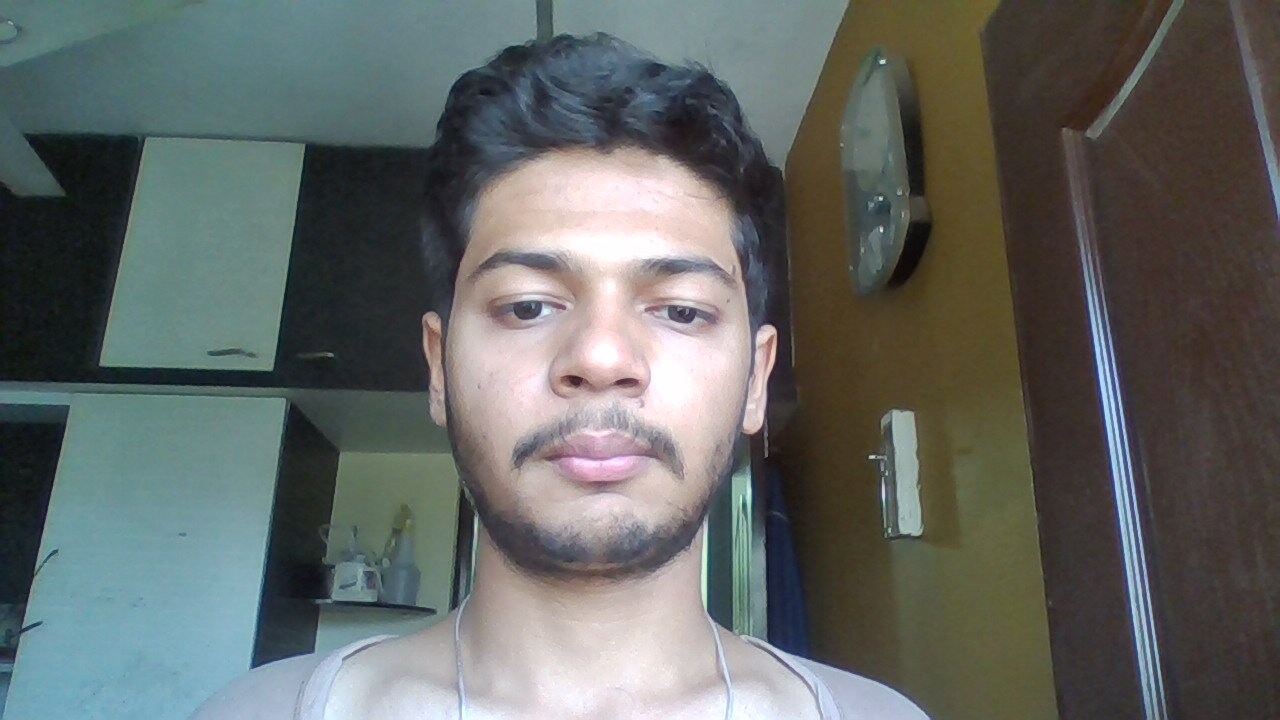
#> input picture images/Train/6.jpg, 1280 x 720 px; the run also reads 1 picture not shown here
$ jupyter execute --allow-errors Experiment.ipynb
#> lines starting #> are read from the running program, lines starting #| are printed output that depends on the picture
### utils/encoder.py
import os
import tensorflow as tf
import cv2
from tensorflow import keras


class Encoder:
    def __init__(self, model_path:str='model.keras'):
        if not os.path.isfile(model_path):
            raise Exception(f"File: '{model_path}' doesn't exist.")
        try:
            self.model = keras.models.load_model('model.keras')
        except Exception as e:
            print(f"Unable to load file: \n{e}")

    # [58 lines left out: functions get_faceboxes, _resize_imgs, preprocess, encode, not called in this run]

### Experiment.ipynb
[cell 1]
import cv2
import matplotlib.pyplot as plt
import numpy as np
import pandas as pd
import tensorflow as tf
from PIL import Image

## Extract Faces

[cell 2]
# def skin_filter(img):
#     '''
#     Hightlight skin color and other colors are made black

#     Arg:
#         img ndarray()
#     Returns:
#         skin_mask ndarray()
#     '''
#     hsv_image = cv2.cvtColor(img, cv2.COLOR_RGB2HSV)

#     lower_skin = np.array([0, 20, 70], dtype=np.uint8)
#     upper_skin = np.array([20, 255, 255], dtype=np.uint8)

#     skin_mask = cv2.inRange(hsv_image, lower_skin, upper_skin)
#     skin = cv2.bitwise_and(img, img, mask=skin_mask)
#     skin_mask= cv2.cvtColor(skin, cv2.COLOR_BGR2RGB)
#     return skin_mask

def extract_faces(img: np.ndarray):
    '''
    Return list of face bounding box coordinates with eye coordinates

    Args:
        img: numpy.ndrray() assuming input image is rgb format
    Returns:
        faces: numpy.ndrray(n, 4): where n is no of faces presetn in the image
    '''
    # img = skin_filter(img)

    gray_image = cv2.cvtColor(img, cv2.COLOR_RGB2GRAY)
    gray_image = cv2.GaussianBlur(gray_image, (5, 5), 0)
    gray_image = cv2.equalizeHist(gray_image)
    face_classifier = cv2.CascadeClassifier(
        cv2.data.haarcascades + "haarcascade_frontalface_default.xml"
    )


    face_boxes = face_classifier.detectMultiScale(
        gray_image, scaleFactor=1.2, minNeighbors=5, minSize=(100, 100)
    )

    return face_boxes

# Test
# imagePath = "images/Test/3.jpg"
imagePath = "images/Train/6.jpg"
img_temp = cv2.imread(imagePath)
#> img_temp is the input picture: shape (720, 1280, 3); mean B, G, R 100.2, 103, 98.9
img_temp = cv2.cvtColor(img_temp, cv2.COLOR_BGR2RGB)

ans = extract_faces(img_temp)
#> in extract_faces, `face_boxes = face_classifier.detectMultiScale( gray_image, scaleFactor..`: face_boxes = [[406, 146, 395, 395]]
#> ans = [[406, 146, 395, 395]]
print(f"No. of faces: {len(ans)}")
#| No. of faces: 1
for x,y,w,h in ans:
    cv2.rectangle(img_temp, (x, y), (x + w, y + h), (0, 255, 0), 10)
#> this loop made 1 pass
#> img_temp: shape (720, 1280, 3); mean R, G, B 97.6, 106.5, 98.9


plt.imshow(img_temp)
plt.show()

## Face aligment
- Will work on later

## Resize images

[cell 3]
def resize(boxes: np.ndarray, img: np.ndarray, size=(224, 224)):
    '''
    Returns resized images of size 224 by 224

    Args:
        boxes ndrray(n, 4): n is number of faces and each face has [x, y, w, h]
        img ndrray(): image with faces
        size tuple(h, w)
    Return:
        imgs tensor(n, 224, 224, 3)
    '''
    faces = []
    for (x,y,w,h) in boxes:
        face = img[y:y+h+1, x: x+w+1, :]
        face = tf.image.resize(face, size)
        faces.append(face)

    faces = tf.stack(faces)
    return faces

# test
imagePath = "Trash/aditya3.jpg"
img_temp = cv2.imread(imagePath)
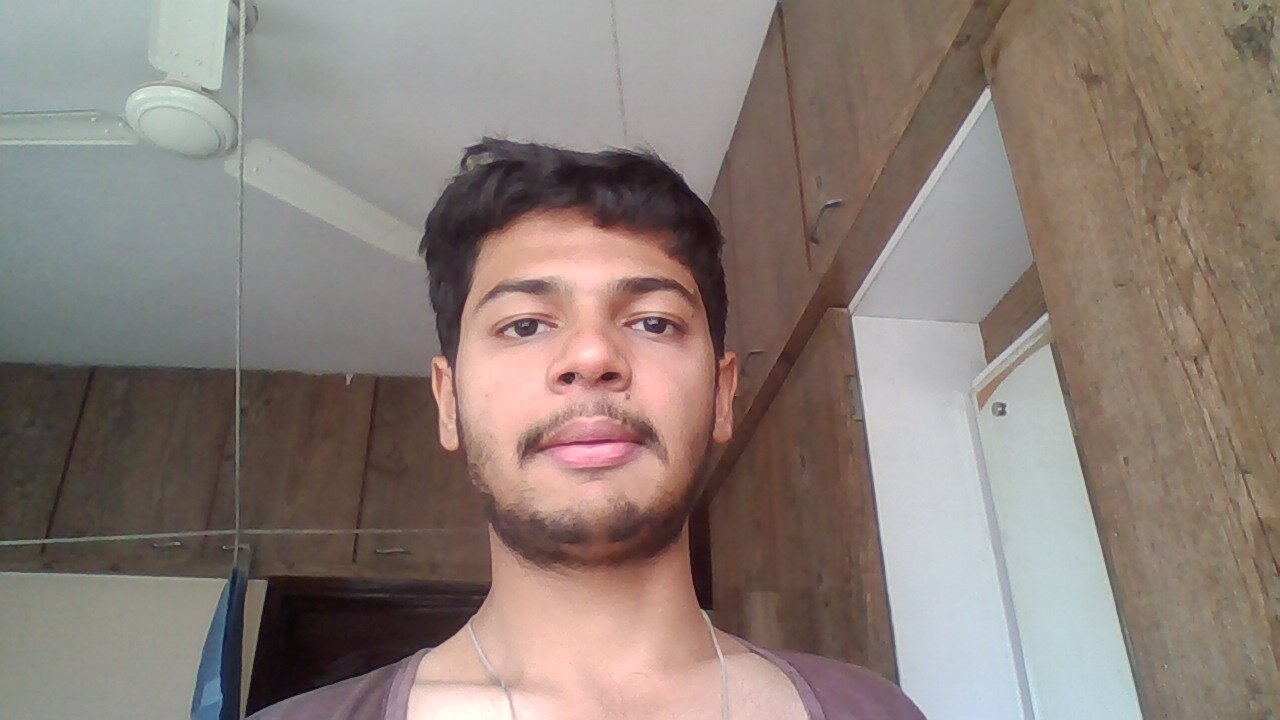
#> input picture Trash/aditya3.jpg, 1280 x 720 px
#> img_temp is the input picture: shape (720, 1280, 3); mean B, G, R 119.7, 126.4, 139.6
img_temp = cv2.cvtColor(img_temp, cv2.COLOR_BGR2RGB)

ans = extract_faces(img_temp)
#> ans = [[428, 195, 317, 317]]
print(f"No. of faces: {len(ans)}")
#| No. of faces: 1
#> (the rest of this cell did not finish here and is left out)

#> the loop in resize, `for (x,y,w,h) in boxes:` made 1 pass
#> pass 1, in resize, `face = img[y:y+h+1, x: x+w+1, :]`:
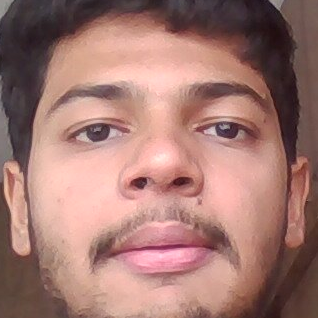
#> face: shape (318, 318, 3); mean R, G, B 163.6, 121.3, 114
#> after the loop in resize, `for (x,y,w,h) in boxes:`: faces = []
plt.imshow(faces[0]/255)
faces.shape

## Preprocessing pipeline

[cell 4]
def preprocess_pipe(img: np.ndarray):
    '''
    Do face extraction and resizeing the image in one go. Assuming the image is rgb format.

    Args:
        img ndarray(): image must be in RGB fromat
    Returns:
        face_imgs
    '''

    face_boxes = extract_faces(img)
    face_imgs = resize(face_boxes, img, size=(224, 224))

    return face_imgs

# test
img_temp = cv2.imread('Trash/person.jpg')
img_temp = cv2.cvtColor(img_temp, cv2.COLOR_BGR2RGB)
img_temp2 = cv2.imread('Trash/aditya2.jpg')
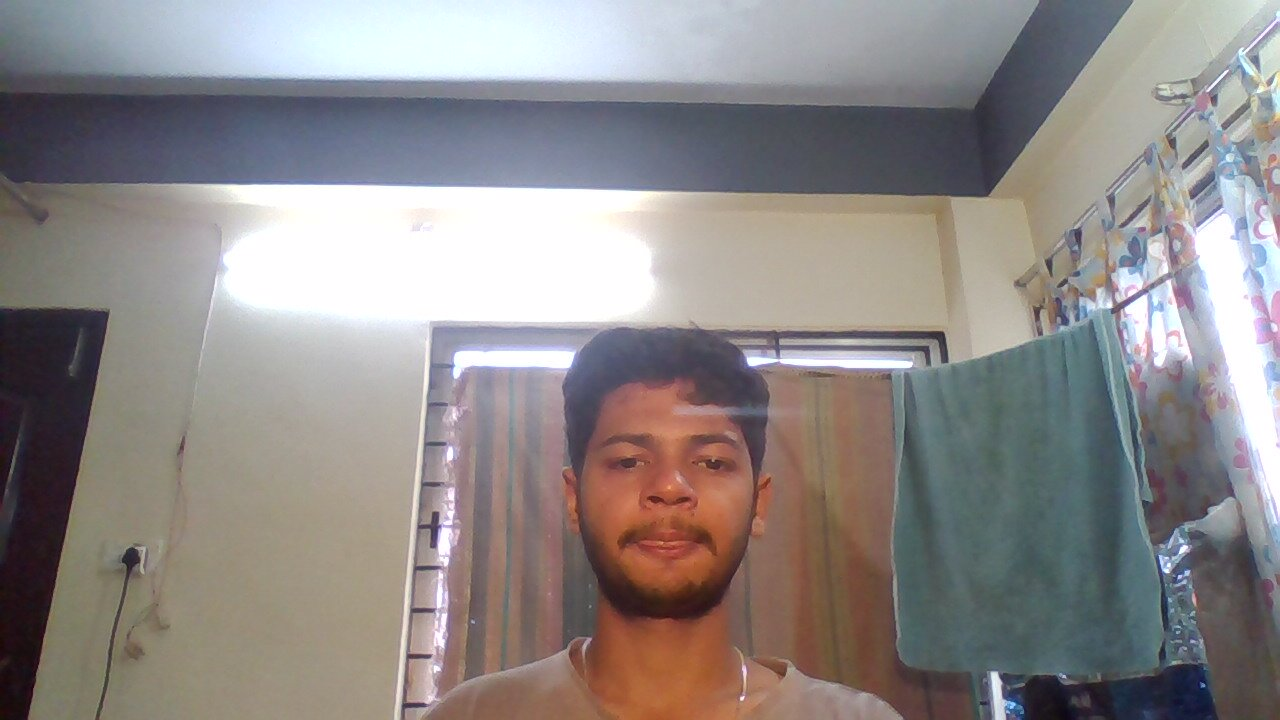
#> input picture Trash/aditya2.jpg, 1280 x 720 px
#> img_temp2 is the input picture: shape (720, 1280, 3); mean B, G, R 136.5, 137.6, 143
img_temp2 = cv2.cvtColor(img_temp2, cv2.COLOR_BGR2RGB)


#> (the rest of this cell did not finish here and is left out)

#> in extract_faces (call 3), `gray_image = cv2.equalizeHist(gray_image)`:
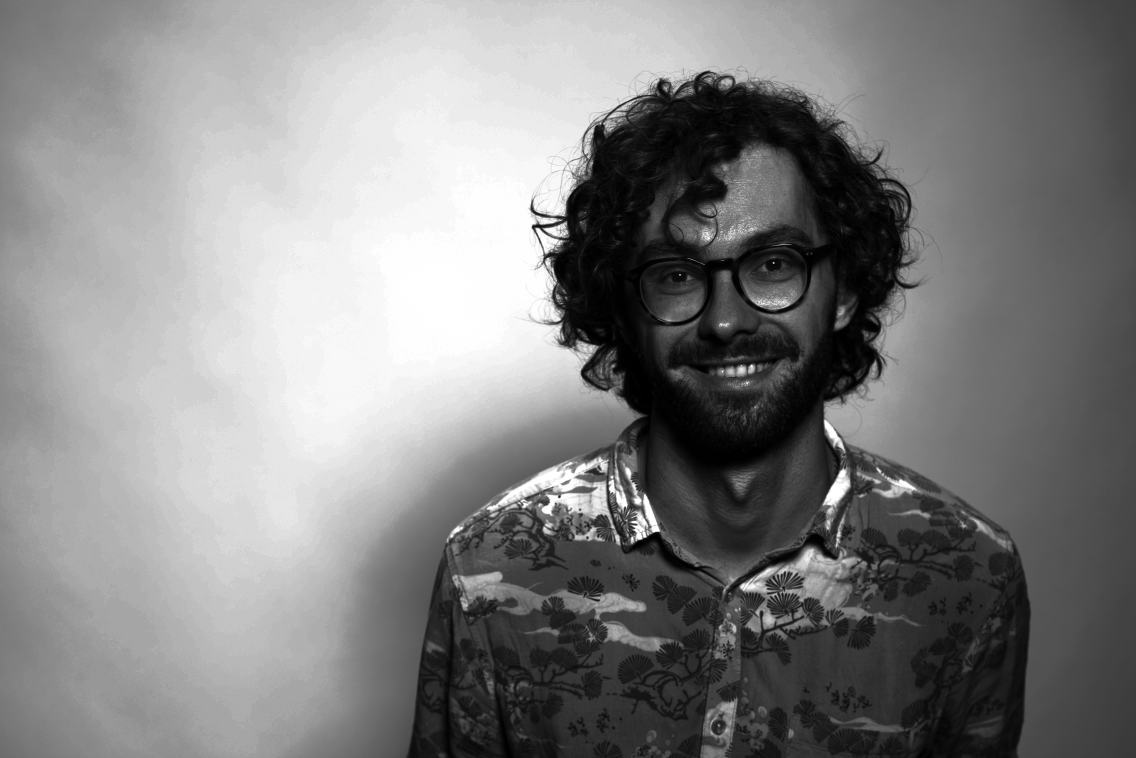
#> gray_image: shape (5304, 7952) (shown at 1/7 size); min 0, max 255, mean 129.3
#> in extract_faces (call 3), `face_boxes = face_classifier.detectMultiScale( gray_image, scaleFactor..`: face_boxes = [[4188, 1193, 1810, 1810]]
#> the loop in resize, `for (x,y,w,h) in boxes:` made 1 pass
#> pass 1, in resize (call 2), `face = img[y:y+h+1, x: x+w+1, :]`:
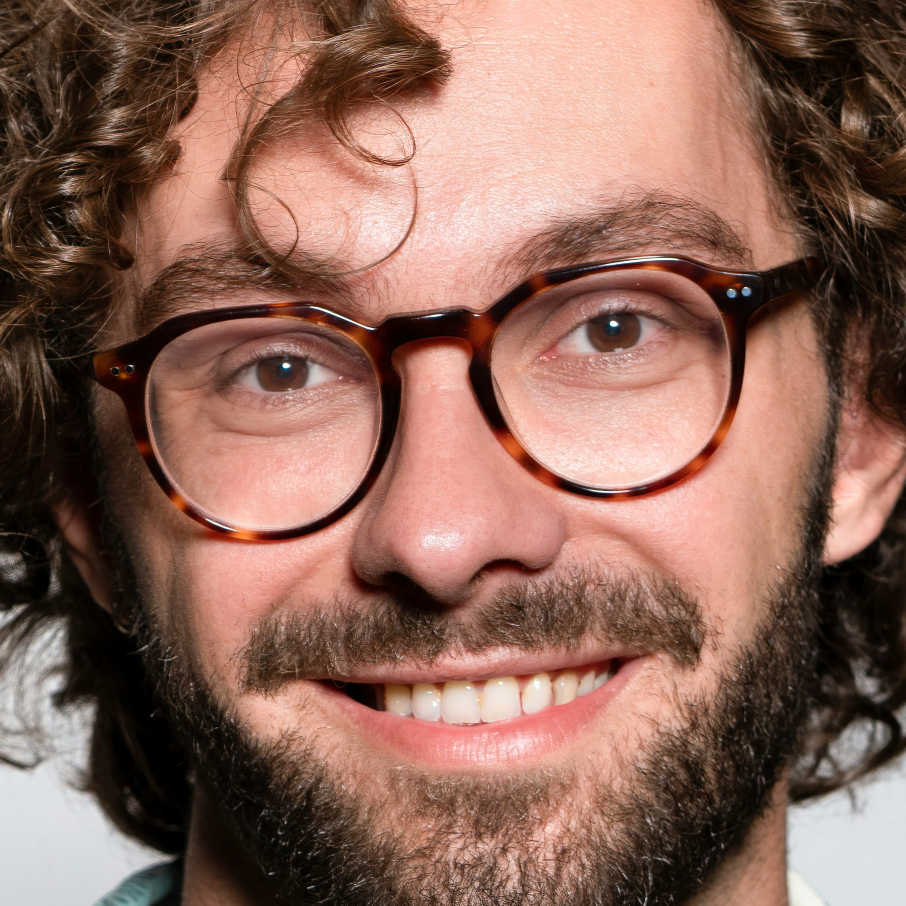
#> face: shape (1811, 1811, 3) (shown at 1/2 size); mean R, G, B 139.7, 102.4, 89.4
face_imgs2 = preprocess_pipe(img_temp2)

fig, ax = plt.subplots(1, 2, figsize=(8, 3))

ax.flat[0].imshow(face_imgs1[0]/255)
ax.flat[1].imshow(face_imgs2[0]/255)

## Embeddings Generator
- Model is used as embeddings generator

#> (a cell that did not finish here is left out)

#> (a cell that did not finish here is left out)

[cell 7]
# model.save('model.keras')

[cell 8]
# Testing model
from utils.encoder import Encoder
#> (the rest of this cell did not finish here and is left out)
